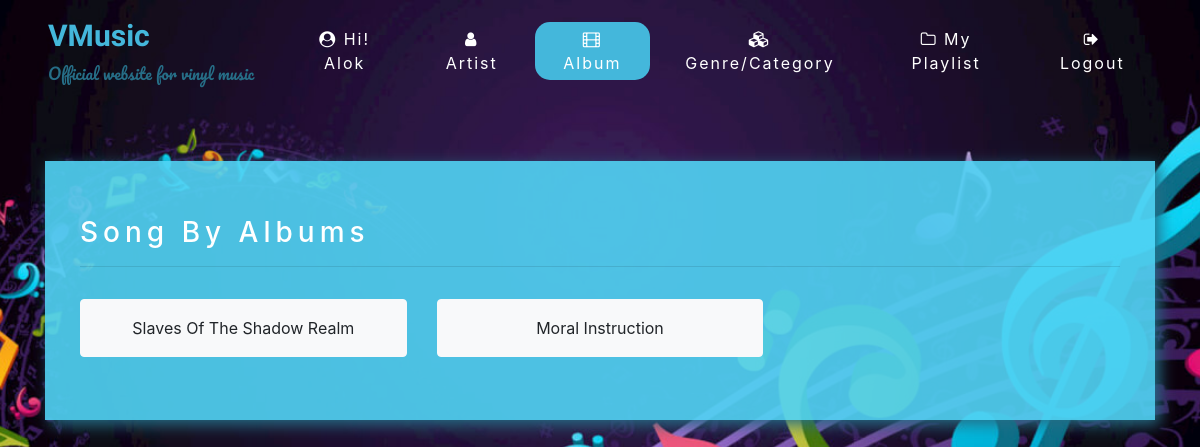
Screenshot of /album.php (signed in) with the database file from the repository.
### tables this page shows
CREATE TABLE `album` (
  `album_id` int(11) NOT NULL,
  `album_name` varchar(250) NOT NULL
);

### db/config.php (called while the page is built, shortened)
<?php
$config = array();
$config['env'] = 'dev';
$config['debug'] = TRUE;
if ($config['env'] == 'dev') {
    $config['db_host'] = 'localhost';
    $config['db_name'] = 'vmusic';
    $config['db_user'] = 'root';
    $config['db_pass'] = '123456789';
}
?>

### db/db.php (called while the page is built, shortened)
<?php
class Database {
	private $db;
	public function __construct()
	{
		global $config;
		$this->host = $config['db_host'];
		$this->user = $config['db_user'];
		$this->password = $config['db_pass'];
		$this->database_name = $config['db_name'];
		try {
			$this->db = new PDO('mysql:host='.$this->host.';dbname='.$this->database_name.';charset=utf8', $this->user, $this->password);
			$this->db->setAttribute(PDO::ATTR_ERRMODE, PDO::ERRMODE_EXCEPTION);
			$this->db->setAttribute(PDO::ATTR_EMULATE_PREPARES, false);
		} catch (Exception $e) {
				echo "ERROR : ".__file__." : ".$e->getMessage();
		}
	}
	public function query($query)
	{
		try {
			$stmt = $this->db->prepare($query);
			$stmt->execute(array());
			$result = $stmt->fetchAll(PDO::FETCH_ASSOC);
			if($result)
				return $result;
			else
				return null;
		} catch (Exception $e) {
				echo "ERROR : ".__file__." : ".$e->getMessage();
		}
	}
}
?>

### db/api.php (called while the page is built, shortened)
<?php
	$db = new Database();
	function getAlbums(){
		global $db;
		return $db->query("SELECT * FROM album");
	}
?>

### album.php (the view, shortened to what this page needs)
<?php
	include("db/config.php");
	include("db/db.php");
	include("db/api.php");
	$albums = getAlbums();
?>
<!DOCTYPE html>
<html>
<head>
	<?php include('commanhead.php'); ?>
</head>
<body>
	<?php include('commannav.php'); ?>
	<div class="container">
		<div class="row box-bg" style="margin: 0px;">
			<div class="col-12 mb-3">
				<h3>Song By Albums</h3>
				<hr>
			</div>
			<?php
				if(sizeof($albums) == 0){
			?>
				<div class="alert alert-danger">There is no album available</div>
			<?php
				} else {
					foreach ($albums as $album) {
			?>
				<div class="col-lg-4 mb-2">
						<a class="btn btn-light btn-block py-3" href="song.php?album=<?php echo $album['album_id'];?>"><?php echo ucwords($album['album_name']);?></a>
				</div>
			<?php
					}
				}
			?>
		</div>
	</div>
</body>
</html>

### assets/css/style.css (style rules this page uses)
body, html { height: 100%; margin: 0; background-image: url("../img/bg.jpg"); background-position: center; background-repeat: no-repeat; background-size: cover; font-family: 'Nunito', sans-serif; }
.container { width: 92%; padding:1% 4%; position: relative; }
.box-bg { background-color: #51d2f3e8; padding:55px 20px; box-shadow: 5px 5px 15px 0px #266e87; }
h3 { color: white; font-weight: 400; letter-spacing: 5px; }

### rows the page displays
album: album_name "Slaves Of The Shadow Realm"
album: album_name "Moral Instruction"

### other values shown
$_SESSION['fname'] "Alok"
